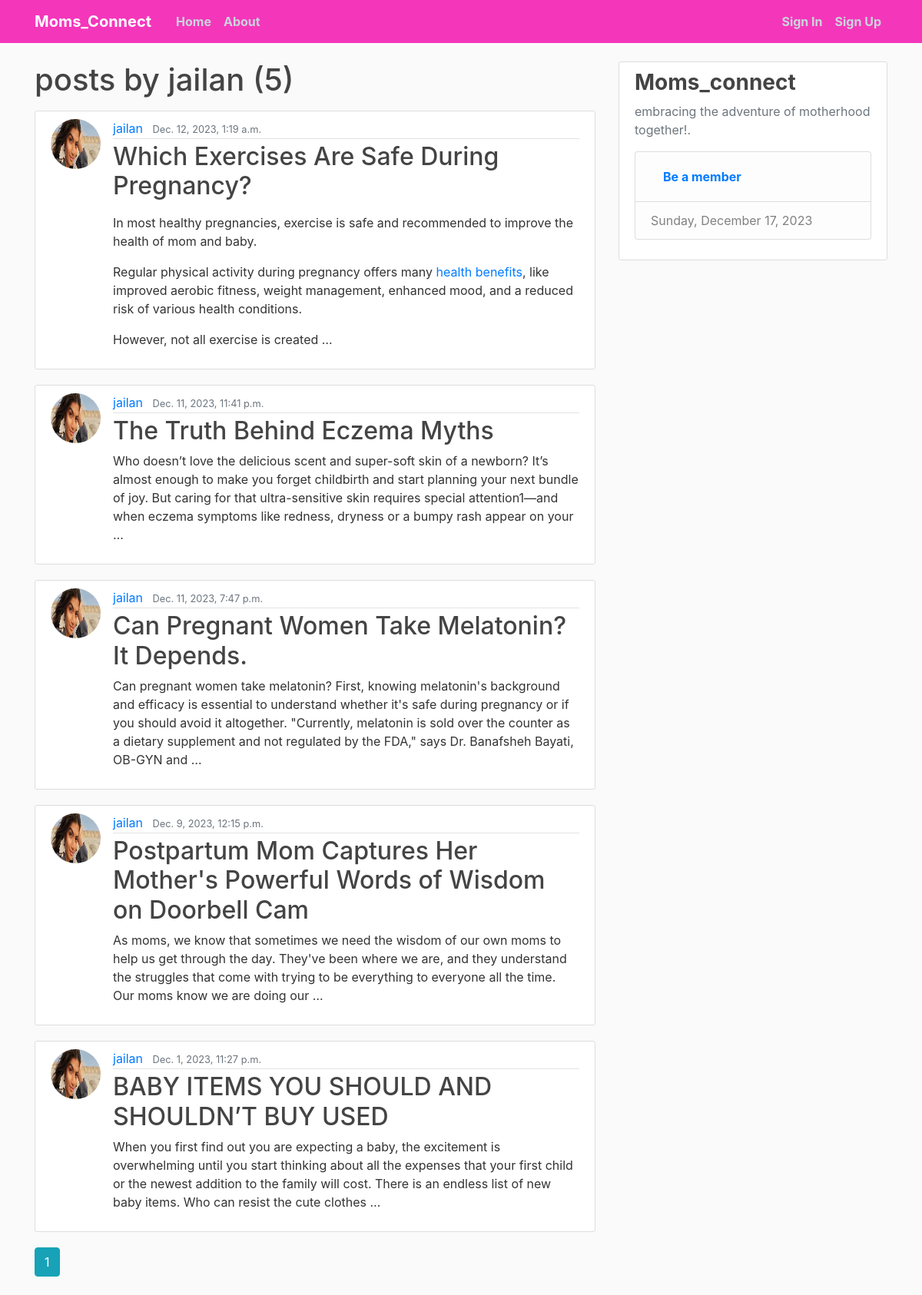
Screenshot of /user/jailan/ with the database file from the repository.
### blog/models.py (models this page shows, shortened)
class Post(models.Model):
    title = models.CharField(max_length=200)
    content = RichTextField(blank=True, null=True)
    date_posted = models.DateTimeField(default=timezone.now)
    author = models.ForeignKey(User, on_delete=models.CASCADE)

### users/models.py (models this page shows, shortened)
class Profile(models.Model):
    user = models.OneToOneField(User, on_delete=models.CASCADE)
    Bio = models.CharField(max_length=1000, blank=True)
    image = models.ImageField(default='default.jpg', upload_to='profile_photos')

### blog/views.py (the view)
# urls.py: path('user/<str:username>/', userPostListView.as_view(), name='blog-user-posts'),
class userPostListView(ListView):
    model = Post
    template_name = 'blog/user_posts.html'
    context_object_name = 'posts'
    paginate_by = 5
    def get_queryset(self):
        user = get_object_or_404(User, username=self.kwargs.get('username'))
        return Post.objects.filter(author=user).order_by('-date_posted')

### templates/blog/user_posts.html (shortened to what this page needs)
{% extends "base.html" %}
{% block content %}
<h1 class="mb-3">posts by {{ view.kwargs.username }} ({{ page_obj.paginator.count }})</h1>
    {% for post in posts %}
    <article class="media content-section">
      <img class="rounded-circle article-img" src="{{ post.author.profile.image.url }}">
        <div class="media-body">
          <div class="article-metadata">
            <a class="mr-2" href="{% url 'blog-user-posts' post.author.username %}">{{ post.author }}</a>
            <small class="text-muted">{{ post.date_posted }}</small>
          </div>
          <h2><a class="article-title" href="{% url 'blog-post-detail' post.id %}">{{ post.title }}</a></h2>
          <p class="article-content">{{ post.content|truncatewords:50|safe}}</p>
        </div>
    </article>
    {% endfor %}
    {% for num in page_obj.paginator.page_range %}
        {% if page_obj.number == num %}
          <a class="btn btn-info mb-4" href="?page={{ num }}">{{ num }}</a>
        {% elif num > page_obj.number|add:'-3' and num < page_obj.number|add:'3' %}
          <a class="btn btn-outline-info mb-4" href="?page={{ num }}">{{ num }}</a>
        {% endif %}
      {% endfor %}
{% endblock content %}

### Mommyblog/static/css/main.css (style rules this page uses)
body { background: #fafafa; color: #333333; margin-top: 5rem; }
h1, h2, h3, h4, h5, h6 { color: #444444; }
.content-section { background: #ffffff; padding: 10px 20px; border: 1px solid #dddddd; border-radius: 3px; margin-bottom: 20px; }
.article-title { color: #444444; }
.article-content { white-space: pre-line; }
.article-img { height: 65px; width: 65px; margin-right: 16px; }
.article-metadata { padding-bottom: 1px; margin-bottom: 4px; border-bottom: 1px solid #e3e3e3 }

### templates/base.html (style rules this page uses)
body { background-image: url("https://img.pikbest.com/backgrounds/20220119/mother-baby-gynecology-woman-pink_6245648.jpg!sw800"); background-size: cover; background-repeat: no-repeat; background-attachment: fixed; }

### rows the page displays
Post: author.profile.image (picture), author "jailan", date_posted "Dec. 12, 2023, 1:19 a.m.", title "Which Exercises Are Safe During Pregnancy?", content "In most healthy pregnancies, exercise is safe and recommended to improve the health of mom and baby. Regular physical activity during pregnancy offers many health benefits , like improved aerobic fitness, weight management, enhanced mood, and a reduced risk of various health conditions. However, not all exercise is created …"
Post: author.profile.image (picture), author "jailan", date_posted "Dec. 11, 2023, 11:41 p.m.", title "The Truth Behind Eczema Myths", content "Who doesn’t love the delicious scent and super-soft skin of a newborn? It’s almost enough to make you forget childbirth and start planning your next bundle of joy. But caring for that ultra-sensitive skin requires special attention1—and when eczema symptoms like redness, dryness or a bumpy rash appear on your …"
Post: author.profile.image (picture), author "jailan", date_posted "Dec. 11, 2023, 7:47 p.m.", title "Can Pregnant Women Take Melatonin? It Depends.", content "Can pregnant women take melatonin? First, knowing melatonin's background and efficacy is essential to understand whether it's safe during pregnancy or if you should avoid it altogether. \"Currently, melatonin is sold over the counter as a dietary supplement and not regulated by the FDA,\" says Dr. Banafsheh Bayati, OB-GYN and …"
Post: author.profile.image (picture), author "jailan", date_posted "Dec. 9, 2023, 12:15 p.m.", title "Postpartum Mom Captures Her Mother's Powerful Words of Wisdom on Doorbell Cam", content "As moms, we know that sometimes we need the wisdom of our own moms to help us get through the day. They've been where we are, and they understand the struggles that come with trying to be everything to everyone all the time. Our moms know we are doing our …"
Post: author.profile.image (picture), author "jailan", date_posted "Dec. 1, 2023, 11:27 p.m.", title "BABY ITEMS YOU SHOULD AND SHOULDN’T BUY USED", content "When you first find out you are expecting a baby, the excitement is overwhelming until you start thinking about all the expenses that your first child or the newest addition to the family will cost. There is an endless list of new baby items. Who can resist the cute clothes …"

### other values shown
{{ view.kwargs.username }} "jailan"
{{ page_obj.paginator.count }} "5"
{{ num }} "1"
